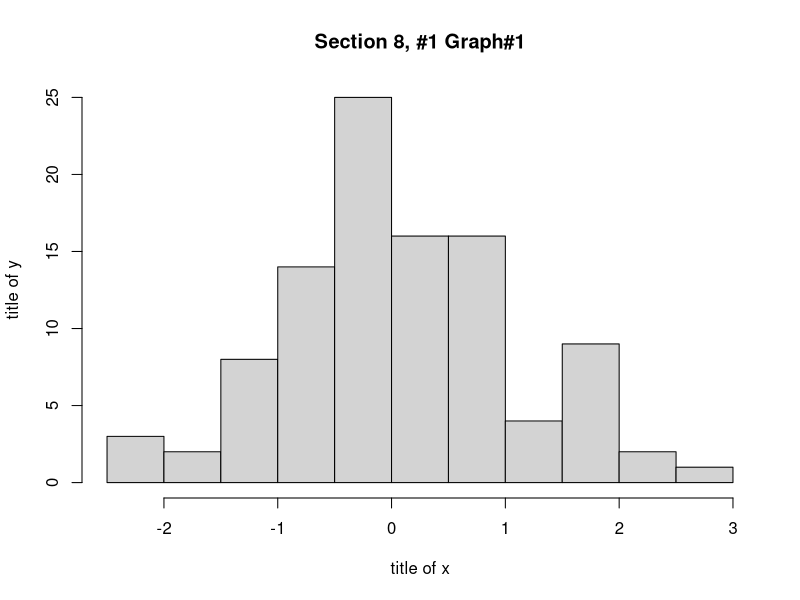
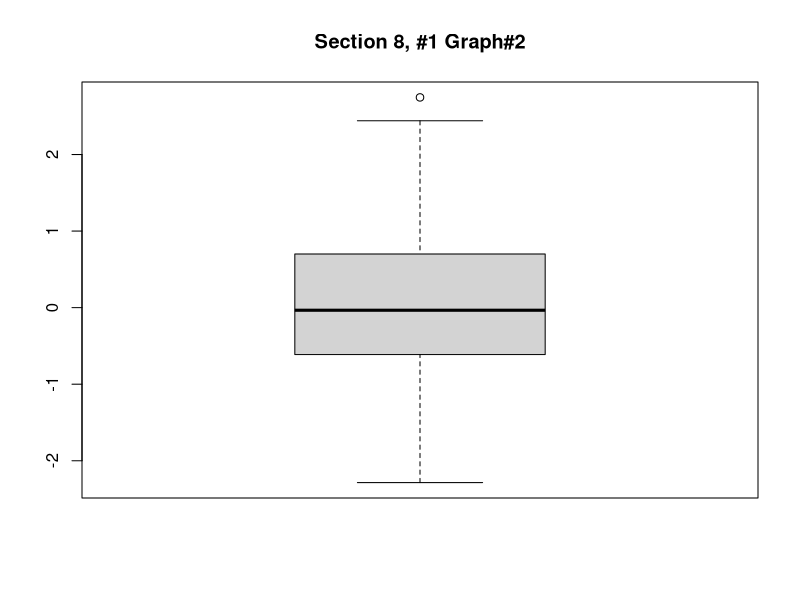
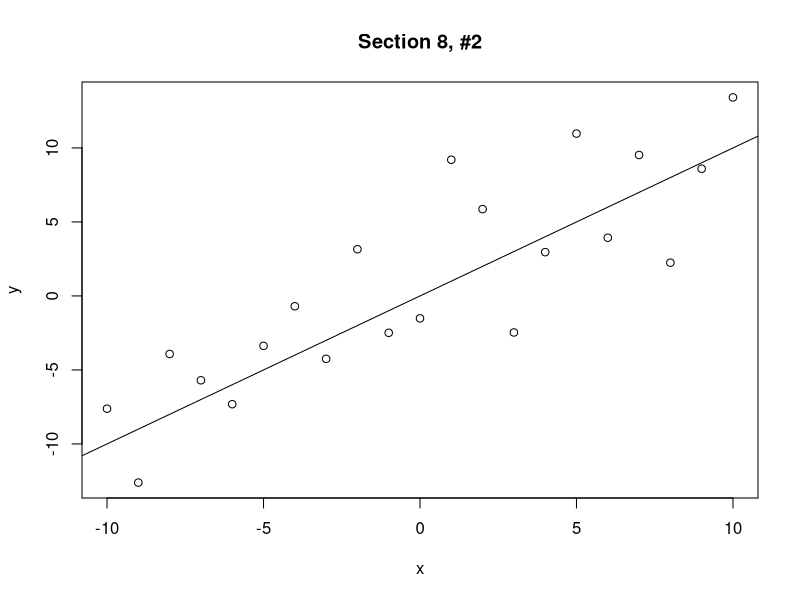
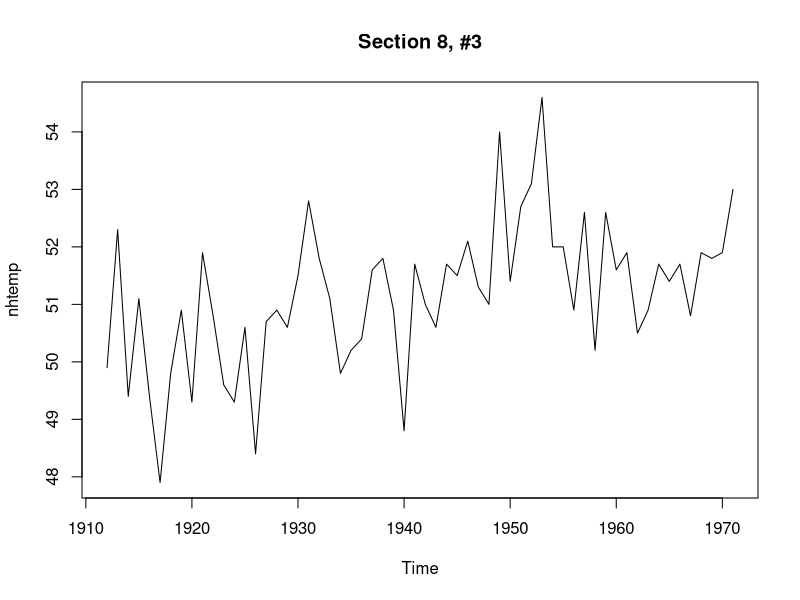
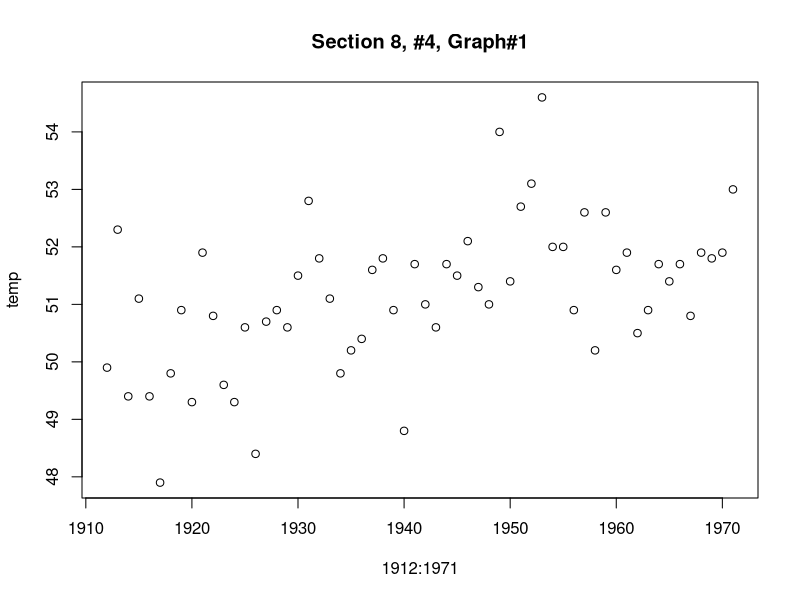
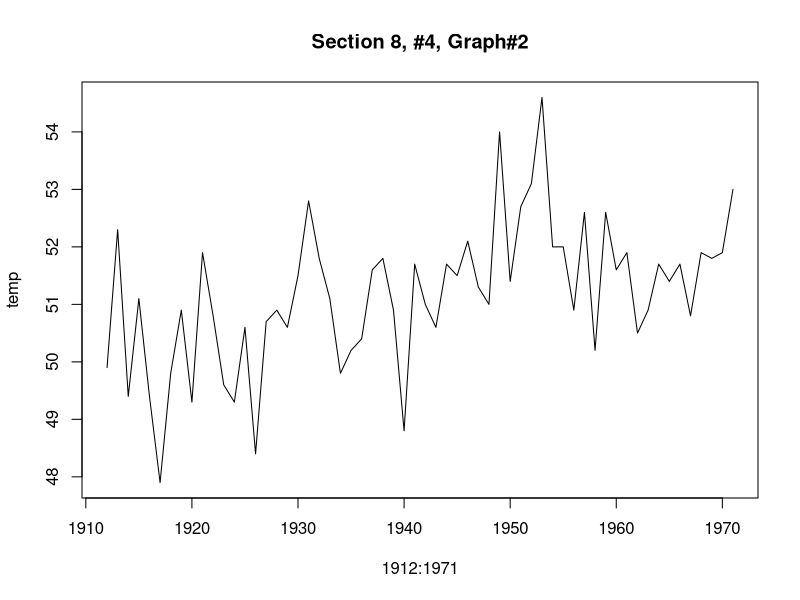
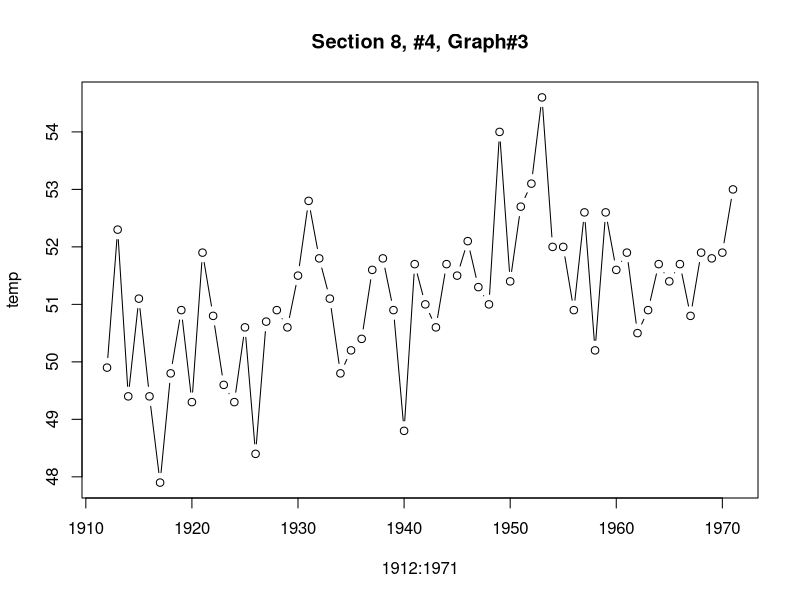
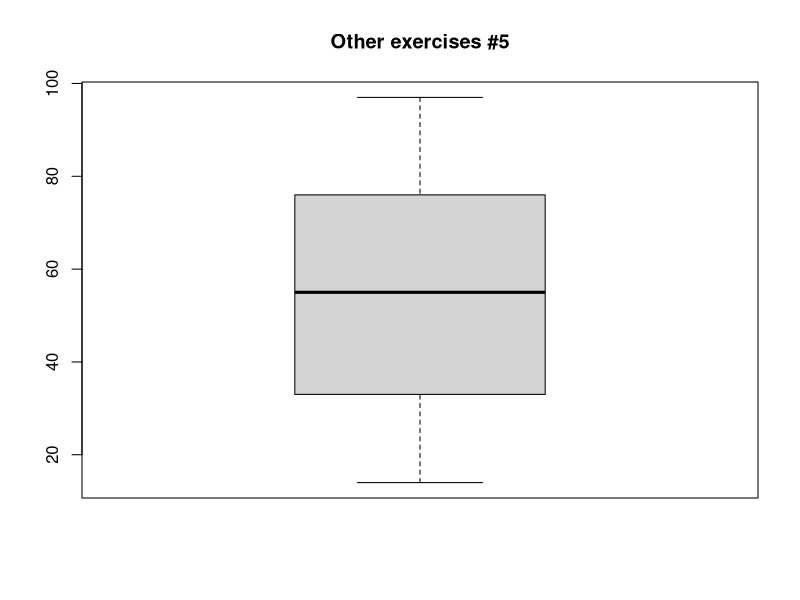

The R source for these figures, in order:
##Section 2, #1 ----------------------------------------------------

x<-c(4,2,6)
y<-c(1,0,-1)

length(x)

sum(x)

sum(x^2)

x+y

x*y

x-2

x^2


##Section 2, #2 ----------------------------------------------------
7:11

seq(2,9)

seq(4,10,by=2)

seq(3,30,length=10)

seq(6,-4,by=-2)


##Section 2, #3 ----------------------------------------------------
rep(2,4)

rep(c(1,2),4)

rep(c(1,2),c(4,4))

rep(1:4,4)

rep(1:4,rep(3,4))


##Section 2, #4 ----------------------------------------------------
rep(6,6)

rep(c(5,8), 3)

rep(c(5,8), rep(4,2))


##Section 3, #1 ----------------------------------------------------
x<- c(5,9,2,3,4,6,7,0,8,12,2,9)

x[2]

x[2:4]

x[c(2,3,6)]

x[c(1:5,10:12)]

x[-(10:12)]


##Section 3, #2 ----------------------------------------------------
y<-c(33,44,29,16,25,45,33,19,54,22,21,49,11,24,56)

summaryMatrix<-matrix(y, nr=3)
#summary of each day
apply(summaryMatrix, 2, sum)

summaryMatrix<-matrix(y, nr=5, by=T)
#summary of each shop
apply(summaryMatrix, 2, sum)


##Section 5, #1 ----------------------------------------------------
attach(quakes)
summary(quakes[,3:4])


##Section 5, #2 ----------------------------------------------------
attach(mtcars)
#the mean weight
mean(wt)
#the mean of fuel consumption
mean(mpg)


##Section 8, #1 ----------------------------------------------------
x<-rnorm(100)
hist(x, main="Section 8, #1 Graph#1", xlab="title of x", ylab="title of y", breaks=9)
boxplot(x, main="Section 8, #1 Graph#2")


##Section 8, #2 ----------------------------------------------------
x<- (-10):10
x
n<-length(x)
n
y<-rnorm(n,x,4)
y
plot(x,y, main="Section 8, #2")
abline(0,1)


##Section 8, #3 ----------------------------------------------------
data(nhtemp)
plot(nhtemp, main="Section 8, #3")


##Section 8, #4 ----------------------------------------------------
temp<-as.vector(nhtemp)
plot(1912:1971,temp, main="Section 8, #4, Graph#1")
plot(1912:1971,temp,type="l", main="Section 8, #4, Graph#2")
plot(1912:1971,temp,type="b", main="Section 8, #4, Graph#3")


##Other exercises

##5. Consider the following data set...
x<-c(97, 82, 85, 61, 14, 22, 51, 16, 55, 44, 70)
summary(x)
## About the different method to Q1 and Q3: the median is included as the part of "half" 
## while calcualting the Q1 and Q3
boxplot(x, main="Other exercises #5")
## IRQ equlas Q3-Q1=43;
## nothing is more than (Q3+1.3*IRQ)
## nothing is less than (Q1-1.3*IRQ)
## so there is no outliner



##6. Textbook Exercise 1.128
## To get "what is his percentile", just need to know "how many people get less than 2050 in pencentage"
## The distrubtion of SAT matches N(1498, 316) according to the declaration
## As z=(2050-1498)/316=1.746835
## By query the table of standard normal distribution, we get:
## P(x<1.746835) = 0.9599 = 95.99%
## So his percentile is 96%


##7. Textbook Exercise 1.162
id<-c("AA", "EE", "II", "BB", "FF", "JJ", "CC", "GG", "KK", "DD", "HH", "LL", "Other")
spamCount<-c(1818, 399, 251, 1358, 389, 178, 442, 304, 158, 416, 251, 103)
## How many did the others receive in total:
othersInTotal<-6693-sum(spamCount)
othersInTotal
spamCountWithOther<-c(spamCount, othersInTotal)

allData<-data.frame(id, spamCountWithOther)
allData<-allData[ order(-allData[,2]), ]
pie.spamCount <- allData[,2]
names(pie.spamCount) <- allData[,1]
pie(pie.spamCount, main="Other exercises #7. Textbook Exercise 1.162")
